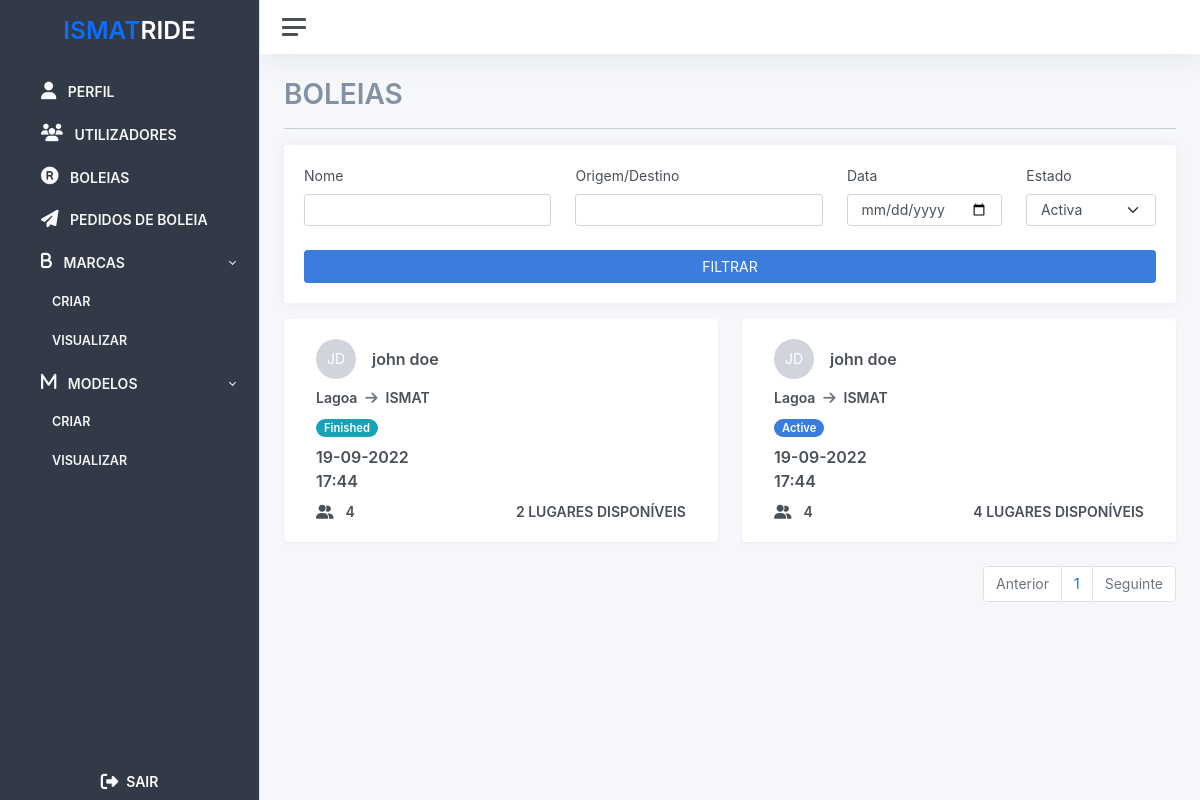
Page /admin/rides/list (signed in) on the committed database.
### src/rides/rides.py (models this page shows)
class Ride(db.Model):
    __tablename__ = 'ride'
    id = db.Column(db.Integer, primary_key=True)
    start_time = db.Column(db.DateTime)
    end_time = db.Column(db.DateTime)
    driver_id = db.Column('driver_id', db.ForeignKey('user.id'))
    driver = db.relationship('User', backref='ride')
    passengers = db.relationship('User', secondary=ride_passengers, backref='rides')
    vehicle_id = db.Column('vehicle_id', db.ForeignKey('vehicle.id'))
    vehicle = db.relationship('Vehicle', backref='ride')
    origin = db.Column(db.String(100))
    destiny = db.Column(db.String(100))
    seats = db.Column(db.Integer())
    cost = db.Column(db.Float, default=0.0)
    is_return_trip = db.Column(db.Boolean, default=False)
    createdAt = db.Column(db.DateTime, default=datetime.datetime.now)
    updatedAt = db.Column(db.DateTime, default=datetime.datetime.now)
    status_id = db.Column('status_id', db.ForeignKey('ride_status.id'))
    status = db.relationship('RideStatus', backref='ride')

class RideStatus(db.Model):
    __tablename__ = 'ride_status'
    id = db.Column(db.Integer, primary_key=True)
    name = db.Column(db.String(20))

### src/admin/routes.py (the view)
@admin_bp.route("rides/list")
@login_required
def list_rides():
    page = request.args.get('page', 1, type=int)
    query = Ride.query
    if request.args.get("name"):
        query = query.filter(or_(
            User.first_name.contains(request.args.get("name")),
            User.last_name.contains(request.args.get("name"))
            ))
    if request.args.get("origin"):
        query = query.filter(or_(Ride.origin.contains(request.args.get("origin")),
        Ride.destiny.contains(request.args.get("origin"))))
    if request.args.get("date"):
        query = query.filter(func.date(Ride.createdAt) == request.args.get("date"))
    if request.args.get("status"):
        query = query.filter(Ride.status_id == request.args.get("status"))
    query = query.paginate(page=page, per_page=ITEMS_PER_PAGE)
    response = {'items': list(), 'iter_pages': query.iter_pages, 'page': page, 'pages': query.pages, 'next_num': query.next_num}
    rides_list = list()
    for ride in query:
        rides_list.append(
            RideListDto(ride.driver.get_full_name(),ride.origin, ride.status.name,
            ride.start_time.strftime('%d-%m-%Y'), ride.start_time.strftime('%H:%M'), ride.seats, ride.seats - len(ride.passengers),ride.driver.get_initials())
        )
    response['items'] = rides_list
    if rides_list.__len__() == 0:
        return(render_template("rides/no_data.html"))
    return render_template("rides/index.html", request_list = response)
    return redirect(request.url)

### src/users/users.py (called while the page is built)
	def get_full_name(self):
		return self.first_name + " " + self.last_name

	def get_initials(self):
		first_name_initial = str.upper(self.first_name[0])
		last_name_initial = str.upper(self.last_name[0])
		return f'{first_name_initial}{last_name_initial}'

### src/templates/rides/index.html (shortened to what this page needs)
{% extends 'base/base.html' %} {% block title %} Boleias {% endblock title %} {%
block container_title %} BOLEIAS {% endblock container_title %} {% block filters
%}
<form action="{{ url_for('admin.list_rides') }}" method="get">
  <div class="card mb-3">
    <div class="card-body">
      <div
        class="d-flex flex-row flex-wrap gap-4 justify-content-center align-items-end justify-content-sm-start"
      >
        <div class="flex-fill">
          <label class="form-label secondary-secondary-text-color">Nome</label>
          <input
            type="text"
            value="{{ request.args.get('name') or ''}}"
            name="name"
            class="form-control"
          />
        </div>
        <div class="flex-fill">
          <label class="form-label secondary-secondary-text-color"
            >Origem/Destino</label
          >
          <input
            type="text"
            value="{{ request.args.get('origin') or ''}}"
            name="origin"
            class="form-control"
          />
        </div>
        <div class="flex-fill">
          <label class="form-label secondary-secondary-text-color">Data</label>
          <input
            type="date"
            value="{{ request.args.get('date') or ''}}"
            name="date"
            class="form-control"
          />
        </div>
        <div class="flex-fill">
          <label class="form-label secondary-secondary-text-color"
            >Estado</label
          >
          <select name="status" class="form-select">
            <option id="1" value="1">Activa</option>
          </select>
        </div>
        <div class="flex-fill justify-content-center">
          <button class="btn btn-primary flex-fill w-100" type="submit">
            FILTRAR
          </button>
        </div>
      </div>
    </div>
  </div>
</form>
{% endblock filters %} {%block content %}
<div class="row justify-content-evenly">
  {% for item in request_list['items'] %}
  <div class="col-12 col-md-6 col-lg-6">
    <div class="card shadow">
      <div class="card-body">
        <div
          class="row align-items-end justify-content-start justify-content-md-center"
        >
          <div class="row align-items-center mb-2">
            <div class="col-12">
              <div class="row align-items-center">
                <div class="col-12">
                  <div
                    class="d-flex w-100 align-items-center justify-content-start"
                  >
                    <div class="initial-avatar text-end">{{item.initials}}</div>
                    <span class="ms-3 fw-bold font-16px"
                      >{{item.driver_name}}</span
                    >
                  </div>
                </div>
              </div>
            </div>
          </div>
          <div class="row align-items-center mb-2">
            <div class="col">
              <span class="fw-bold font-14px me-1"
                >{{item.starting_location}}</span
              >
              <i class="fa-solid fa-arrow-right icon-color me-1"></i>
              <span class="fw-bold font-14px">ISMAT</span>
            </div>
          </div>
          <div class="row align-items-center mb-2">
            <div class="col">
              {% if 'Active' == item.status %}
              <span class="badge rounded-pill bg-primary font-14px ps-2 pe-2"
                >{{item.status}}</span
              >
              {% elif 'On Going' == item.status %}
              <span class="badge rounded-pill bg-warning font-14px ps-2 pe-2"
                >{{item.status}}</span
              >
              {% elif 'Finished' == item.status %}
              <span class="badge rounded-pill bg-info font-14px ps-2 pe-2"
                >{{item.status}}</span
              >
              {% elif 'Canceled' == item.status %}
              <span class="badge rounded-pill bg-danger font-14px ps-2 pe-2"
                >{{item.status}}</span
              >
              {% endif %}
            </div>
          </div>
          <div class="row align-items-center">
            <div class="col">
              <span class="font-16px fw-bold">{{item.starting_date}}</span>
            </div>
          </div>
          <div class="row align-items-center mb-2">
            <div class="col">
              <span class="font-16px fw-bold">{{item.starting_hour}}</span>
            </div>
          </div>
          <div class="row align-items-center">
            <div class="col-12 col-sm-6 col-md-4 mb-2 mb-sm-0">
              <i class="fa-solid fa-user-group me-2"></i>
              <span class="fw-bold font-14px me-5">{{item.total_places}}</span>
            </div>
            <div class="col-12 col-sm-6 col-md-8 text-start text-sm-end">
              <span class="font-14px fw-bold"
                >{{item.total_available_places}} LUGARES DISPONÍVEIS</span
              >
            </div>
          </div>
        </div>
      </div>
    </div>
  </div>
  {% endfor %}
</div>
<div
  class="d-flex align-items-center justify-content-center justify-content-md-end"
>
  <ul class="pagination">
    <li class="page-item {% if request_list.page == 1 %}disabled{% endif %}">
      <a
        class="page-link"
        href="{{ url_for('admin.list_rides', page=request_list.prev_num) }}"
        tabindex="-1"
        >Anterior</a
      >
    </li>
    {% for page_num in request_list.iter_pages(left_edge=1, right_edge=1,
    left_current=1, right_current=2) %} {% if page_num %} {% if
    request_list.page == page_num %}
    <li class="page-item">
      <a
        href="{{ url_for('admin.list_rides', page=page_num) }}"
        class="page-link"
      >
        {{ page_num }}
      </a>
    </li>
    {% endif %} {% else %} ... {% endif %} {% endfor %}
    <li
      class="page-item {% if request_list.page == request_list.pages %}disabled{% endif %}"
    >
      <a
        class="page-link"
        href="{{ url_for('admin.list_rides', page=request_list.next_num) }}"
        tabindex="-1"
        >Seguinte</a
      >
    </li>
  </ul>
</div>
{% endblock content %}

### src/static/styles/backoffice/global.css (style rules this page uses)
.initial-avatar { align-items: center; display: flex; justify-content: center; background-color: #d1d5db; color: #fff; border-radius: 50%; height: 2.5rem; width: 2.5rem; }
.icon-color { color: #6c757d; }
.font-16px { font-size: 16px; }
a { text-decoration: none !important; }
.pagination { display: flex; padding-left: 0; list-style: none; border-radius: 0.25rem; }
.page-link { position: relative; display: block; padding: 0.5rem 0.75rem; margin-left: -1px; line-height: 1.25; color: #0d6efd; background-color: #fff; border: 1px solid #dee2e6; }
.page-link:not(:disabled):not(.disabled) { cursor: pointer; }
.page-item:first-child .page-link { margin-left: 0; border-top-left-radius: 0.25rem; border-bottom-left-radius: 0.25rem; }
.page-item:last-child .page-link { border-top-right-radius: 0.25rem; border-bottom-right-radius: 0.25rem; }
.page-item.disabled .page-link { color: #6c757d; pointer-events: none; cursor: auto; background-color: #fff; border-color: #dee2e6; }

### rows in the picture
Ride: starting_location "Lagoa"
RideStatus: status "Finished"
Ride: starting_location "Lagoa"
RideStatus: status "Active"

### other values in the picture
{{ item.initials }} "JD" "JD"
{{ item.driver_name }} "john doe" "john doe"
{{ item.starting_date }} "19-09-2022" "19-09-2022"
{{ item.starting_hour }} "17:44" "17:44"
{{ item.total_places }} "4" "4"
{{ item.total_available_places }} "2" "4"
{{ page_num }} "1"
